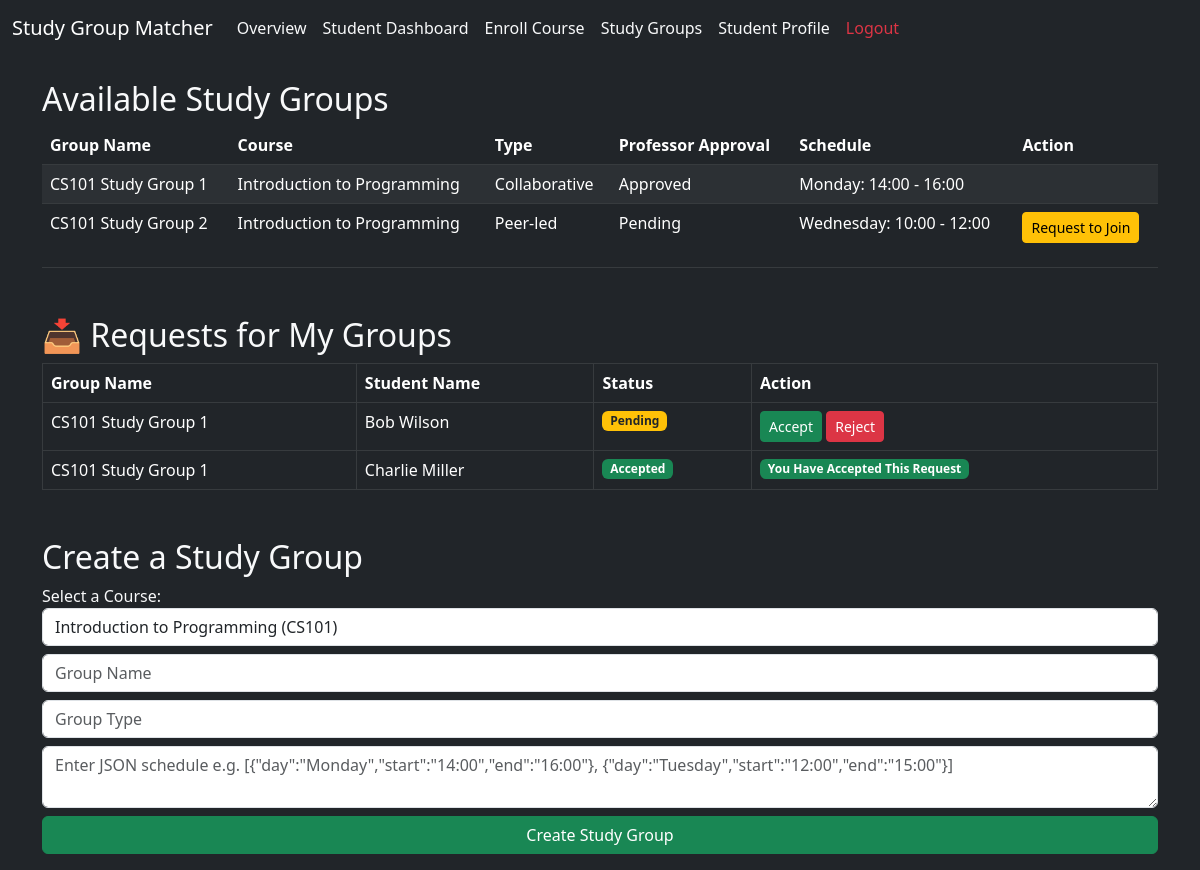
/study_group.php (signed in), run on the app's committed database.
### tables this page shows
CREATE TABLE IF NOT EXISTS STUDY_GROUP (
    GroupId INT AUTO_INCREMENT PRIMARY KEY,
    CourseId VARCHAR(20) NOT NULL,
    LeaderStudentId INT,
    GroupName VARCHAR(100),
    GroupType VARCHAR(50),
    Schedule JSON,
    ProfessorApproval BOOLEAN DEFAULT FALSE,
    FOREIGN KEY (CourseId) REFERENCES COURSE(CourseID) ON DELETE CASCADE,
    FOREIGN KEY (LeaderStudentId) REFERENCES STUDENT(StudentId) ON DELETE SET NULL
);

CREATE TABLE IF NOT EXISTS COURSE (
    CourseID VARCHAR(20) PRIMARY KEY,
    Name VARCHAR(100) NOT NULL,
    DepartmentId INT,
    ProfessorId INT,
    FOREIGN KEY (DepartmentId) REFERENCES DEPARTMENT(DepartmentId) ON DELETE SET NULL,
    FOREIGN KEY (ProfessorId) REFERENCES PROFESSOR(ProfessorId) ON DELETE SET NULL
);

CREATE TABLE IF NOT EXISTS REQUEST (
    StudentId INT,
    GroupId INT,
    Status ENUM('Pending', 'Accepted', 'Rejected') DEFAULT 'Pending',
    PRIMARY KEY (StudentId, GroupId),
    FOREIGN KEY (StudentId) REFERENCES STUDENT(StudentId) ON DELETE CASCADE,
    FOREIGN KEY (GroupId) REFERENCES STUDY_GROUP(GroupId) ON DELETE CASCADE
);

CREATE TABLE IF NOT EXISTS STUDENT (
    StudentId INT AUTO_INCREMENT PRIMARY KEY UNIQUE,
    FirstName VARCHAR(50) NOT NULL,
    LastName VARCHAR(50) NOT NULL,
    Email VARCHAR(100) NOT NULL UNIQUE,
    Password VARCHAR(255) NOT NULL,
    DepartmentId INT,
    FOREIGN KEY (DepartmentId) REFERENCES DEPARTMENT(DepartmentId) ON DELETE SET NULL
);

### study_group.php (the view, shortened to what this page needs)
<?php
include 'navbar.php';
require_once "db.php";
$isStudent = isset($_SESSION["StudentId"]);
$isProfessor = isset($_SESSION["ProfessorId"]);
$studentId = $isStudent ? $_SESSION["StudentId"] : null;
$studentCourses = [];
if ($isStudent) {
    $stmt = $conn->prepare("
        SELECT c.CourseID, c.Name
        FROM COURSE c
        JOIN ENROLL e ON c.CourseID = e.CourseId
        WHERE e.StudentId = ?
    ");
    $stmt->bind_param("i", $studentId);
    $stmt->execute();
    $result = $stmt->get_result();
    while ($row = $result->fetch_assoc()) {
        $studentCourses[] = $row;
    }
}
if ($isStudent) {
    $stmt = $conn->prepare("
        SELECT sg.GroupId, sg.CourseId, sg.GroupName, sg.GroupType, sg.ProfessorApproval, sg.Schedule, c.Name AS CourseName, sg.LeaderStudentId
        FROM STUDY_GROUP sg
        JOIN COURSE c ON sg.CourseId = c.CourseID
        JOIN ENROLL e ON sg.CourseId = e.CourseId
        WHERE e.StudentId = ?
    ");
    $stmt->bind_param("i", $studentId);
}
$stmt->execute();
$studyGroups = $stmt->get_result();
$leaderRequests = [];
if ($isStudent) {
    $stmt = $conn->prepare("
        SELECT r.StudentId, s.FirstName, s.LastName, r.Status, sg.GroupId, sg.GroupName
        FROM REQUEST r
        JOIN STUDENT s ON r.StudentId = s.StudentId
        JOIN STUDY_GROUP sg ON r.GroupId = sg.GroupId
        WHERE sg.LeaderStudentId = ?
    ");
    $stmt->bind_param("i", $studentId);
    $stmt->execute();
    $leaderRequests = $stmt->get_result();
}
?>
<!DOCTYPE html>
<html lang="en">
<head>
    <link href="https://cdn.jsdelivr.net/npm/bootstrap@5.3.0/dist/css/bootstrap.min.css" rel="stylesheet">
</head>
<body class="bg-dark text-light">
    <div class="container mt-4">
        <h2 class="text-light">Available Study Groups</h2>
        <table class="table table-dark table-striped">
            <thead>
                <tr>
                    <th>Group Name</th>
                    <th>Course</th>
                    <th>Type</th>
                    <th>Professor Approval</th>
                    <th>Schedule</th>
                    <th>Action</th>
                </tr>
            </thead>
            <tbody>
                <?php while ($row = $studyGroups->fetch_assoc()): ?>
                    <tr>
                        <td><?= htmlspecialchars($row["GroupName"]) ?></td>
                        <td><?= htmlspecialchars($row["CourseName"]) ?></td>
                        <td><?= htmlspecialchars($row["GroupType"]) ?></td>
                        <td><?= $row["ProfessorApproval"] ? "Approved" : "Pending" ?></td>
                        <td>
                            <?php
                                $schedule = json_decode($row["Schedule"], true);
                                if ($schedule) {
                                    foreach ($schedule as $day) {
                                        echo htmlspecialchars($day['day']) . ": " . htmlspecialchars($day['start']) . " - " . htmlspecialchars($day['end']) . "<br>";
                                    }
                                } else {
                                    echo "Not Set";
                                }
                            ?>
                        </td>
                        <td>
                            <?php
                            if ($isStudent) {
                                $groupId = $row["GroupId"];
                                $isLeader = $row["LeaderStudentId"] == $studentId;
                                if ($isLeader && !$row["ProfessorApproval"]) {
                                    ?>
                                    <form method="post">
                                        <input type="hidden" name="group_id" value="<?= $groupId ?>">
                                        <button type="submit" name="delete_group" class="btn btn-danger btn-sm">Delete</button>
                                    </form>
                                    <?php
                                } elseif (!$isLeader) {
                                    $checkRequest = $conn->prepare("SELECT Status FROM REQUEST WHERE StudentId = ? AND GroupId = ?");
                                    $checkRequest->bind_param("ii", $studentId, $groupId);
                                    $checkRequest->execute();
                                    $requestResult = $checkRequest->get_result();
                                    if ($requestResult->num_rows > 0) {
                                        $status = $requestResult->fetch_assoc()["Status"];
                                        echo "<span class='badge bg-secondary'>" . htmlspecialchars($status) . "</span>";
                                    } else {
                                        ?>
                                        <form method="post">
                                            <button type="submit" name="request_group" class="btn btn-warning btn-sm">Request to Join</button>
                                        </form>
                                        <?php
                                    }
                                }
                            }
                            ?>
                        </td>
                    </tr>
                <?php endwhile; ?>
            </tbody>
        </table>
        <?php if ($isStudent && $leaderRequests->num_rows > 0): ?>
            <h2 class="text-light mt-5">📥 Requests for My Groups</h2>
            <table class="table table-dark table-bordered">
                <thead>
                    <tr>
                        <th>Group Name</th>
                        <th>Student Name</th>
                        <th>Status</th>
                        <th>Action</th>
                    </tr>
                </thead>
                <tbody>
                    <?php while ($req = $leaderRequests->fetch_assoc()): ?>
                        <tr>
                            <td><?= htmlspecialchars($req["GroupName"]) ?></td>
                            <td><?= htmlspecialchars($req["FirstName"] . " " . $req["LastName"]) ?></td>
                            <td>
                                <?php if ($req["Status"] === "Pending"): ?>
                                    <span class="badge bg-warning text-dark">Pending</span>
                                <?php elseif ($req["Status"] === "Accepted"): ?>
                                    <span class="badge bg-success">Accepted</span>
                                <?php elseif ($req["Status"] === "Rejected"): ?>
                                    <span class="badge bg-danger">Rejected</span>
                                <?php endif; ?>
                            </td>
                            <td>
                                <?php if ($req["Status"] === "Pending"): ?>
                                    <form method="post" class="d-inline">
                                        <button type="submit" name="action" value="Accepted" class="btn btn-success btn-sm">Accept</button>
                                        <button type="submit" name="action" value="Rejected" class="btn btn-danger btn-sm">Reject</button>
                                    </form>
                                <?php elseif ($req["Status"] === "Accepted"): ?>
                                    <span class="badge bg-success">You Have Accepted This Request</span>
                                <?php elseif ($req["Status"] === "Rejected"): ?>
                                    <span class="badge bg-danger">You Have Rejected This Request</span>
                                <?php endif; ?>
                            </td>
                        </tr>
                    <?php endwhile; ?>
                </tbody>
            </table>
        <?php endif; ?>
        <?php if ($isStudent): ?>
            <h2 class="text-light mt-5">Create a Study Group</h2>
            <form method="post">
                <label>Select a Course:</label>
                <select name="course_id" class="form-control mb-2" required>
                    <?php foreach ($studentCourses as $course): ?>
                        <option value="<?= $course['CourseID'] ?>"><?= $course['Name'] ?> (<?= $course['CourseID'] ?>)</option>
                    <?php endforeach; ?>
                </select>
                <input type="text" name="group_name" class="form-control mb-2" placeholder="Group Name" required>
                <input type="text" name="group_type" class="form-control mb-2" placeholder="Group Type" required>
                <textarea
                    name="schedule" class="form-control mb-2"
                    placeholder='Enter JSON schedule e.g. [{"day":"Monday","start":"14:00","end":"16:00"}, {"day":"Tuesday","start":"12:00","end":"15:00"}]'
                    required
                ></textarea>
                <button type="submit" name="create_group" class="btn btn-success w-100">Create Study Group</button>
            </form>
        <?php endif; ?>
    </div>
</body>
</html>

### data on the page
study_group: GroupName "CS101 Study Group 1", CourseId.Name "Introduction to Programming", GroupType "Collaborative", ProfessorApproval "Approved", day "Monday", start "14:00", end "16:00"
study_group: GroupName "CS101 Study Group 2", CourseId.Name "Introduction to Programming", GroupType "Peer-led", ProfessorApproval "Pending", day "Wednesday", start "10:00", end "12:00"
request: GroupId.GroupName "CS101 Study Group 1", StudentId.LastName "Bob Wilson", Status "Pending"
request: GroupId.GroupName "CS101 Study Group 1", StudentId.LastName "Charlie Miller", Status "Accepted"

### other printed values
form field course_id "Introduction to Programming (CS101)"
